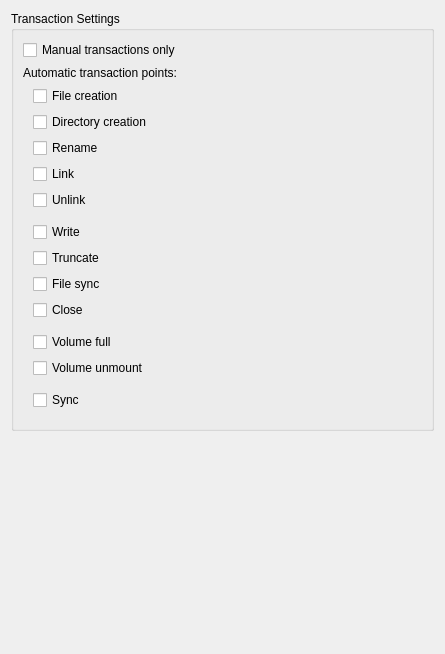
          <widget class="QWidget" name="scrollAreaWidgetContents_5">
           <property name="geometry">
            <rect>
             <x>0</x>
             <y>0</y>
             <width>445</width>
             <height>654</height>
            </rect>
           </property>
           <layout class="QVBoxLayout" name="verticalLayout_29">
            <item>
             <widget class="QGroupBox" name="gbTransactionPts">
              <property name="toolTip">
               <string>&lt;html&gt;&lt;head/&gt;&lt;body&gt;&lt;p&gt;&lt;span style=&quot; font-weight:600;&quot;&gt;What it means:&lt;/span&gt; These settings determine which events automatically trigger a transaction point by default; these transaction settings can be changed at run-time by the application. For an explanation of transaction points and automatic transaction points, see the Product Introduction in the Reliance Edge Developer's Guide.&lt;/p&gt;&lt;p&gt;&lt;span style=&quot; font-weight:600;&quot;&gt;Guidance:&lt;/span&gt; If you are unsure, the default automatic transaction events will work fine for most use cases. If your application causes too many transaction points (for example, if it is constantly opening and closing files, and the close automatic transaction point is enabled) then consider turning off the offending event. While there are times where it is useful to disable all transaction points (such as the system update use case), normally this is done at run-time when needed, rather than disabling all automatic transaction points all of the time.&lt;/p&gt;&lt;p&gt;A few notes on specific automatic transaction events:&lt;/p&gt;&lt;p&gt;• Write automatic transactions should usually be disabled. Committing a transaction point every time a file is written to is detrimental to performance and storage media lifetime.&lt;/p&gt;&lt;p&gt;• Volume full automatic transactions should usually be enabled. Reliance Edge can often avoid returning a disk full error by automatically transacting when free space is low; if these automatic transactions are disabled, disk full errors will be returned even when transacting would have freed enough space to have allowed the operation to succeed.&lt;/p&gt;&lt;p&gt;• Volume unmount automatic transactions should usually be enabled. If you unmount without transacting, any changes that have not been transacted are discarded. While this is occasionally a useful feature (it allows the file system to revert to the last committed state), usually a user does not want unmount to change the contents of the file system.&lt;/p&gt;&lt;/body&gt;&lt;/html&gt;</string>
              </property>
              <property name="title">
               <string>Transaction Settings</string>
              </property>
              <layout class="QVBoxLayout" name="verticalLayout_30">
               <item>
                <layout class="QHBoxLayout" name="hlayTransactManual">
                 <item>
                  <widget class="QCheckBox" name="cbTransactManual">
                   <property name="text">
                    <string>Manual transactions only</string>
                   </property>
                  </widget>
                 </item>
                 <item>
                  <widget class="WarningBtn" name="wbtnTransactManual" native="true">
                   <property name="sizePolicy">
                    <sizepolicy hsizetype="Fixed" vsizetype="Ignored">
                     <horstretch>0</horstretch>
                     <verstretch>0</verstretch>
                    </sizepolicy>
                   </property>
                   <property name="minimumSize">
                    <size>
                     <width>18</width>
                     <height>0</height>
                    </size>
                   </property>
                   <property name="maximumSize">
                    <size>
                     <width>18</width>
                     <height>16777215</height>
                    </size>
                   </property>
                  </widget>
                 </item>
                </layout>
               </item>
               <item>
                <widget class="QLabel" name="label_43">
                 <property name="text">
                  <string>Automatic transaction points:</string>
                 </property>
                </widget>
               </item>
               <item>
                <widget class="QFrame" name="frameAutomaticTransactions">
                 <layout class="QVBoxLayout" name="vlayTransactionPtsAuto">
                  <property name="leftMargin">
                   <number>10</number>
                  </property>
                  <property name="topMargin">
                   <number>0</number>
                  </property>
                  <item>
                   <widget class="QCheckBox" name="cbTransactFileCreate">
                    <property name="text">
                     <string>File creation</string>
                    </property>
                   </widget>
                  </item>
                  <item>
                   <widget class="QCheckBox" name="cbTransactDirCreate">
                    <property name="text">
                     <string>Directory creation</string>
                    </property>
                   </widget>
                  </item>
                  <item>
                   <widget class="QCheckBox" name="cbTransactRename">
                    <property name="text">
                     <string>Rename</string>
                    </property>
                   </widget>
                  </item>
                  <item>
                   <widget class="QCheckBox" name="cbTransactLink">
                    <property name="text">
                     <string>Link</string>
                    </property>
                   </widget>
                  </item>
                  <item>
                   <widget class="QCheckBox" name="cbTransactUnlink">
                    <property name="text">
                     <string>Unlink</string>
                    </property>
                   </widget>
                  </item>
                  <item>
                   <spacer name="verticalSpacer_9">
                    <property name="orientation">
                     <enum>Qt::Vertical</enum>
                    </property>
                    <property name="sizeType">
                     <enum>QSizePolicy::Fixed</enum>
                    </property>
                    <property name="sizeHint" stdset="0">
                     <size>
                      <width>20</width>
                      <height>6</height>
                     </size>
                    </property>
                   </spacer>
                  </item>
                  <item>
                   <widget class="QCheckBox" name="cbTransactWrite">
                    <property name="text">
                     <string>Write</string>
                    </property>
                   </widget>
                  </item>
                  <item>
                   <widget class="QCheckBox" name="cbTransactTruncate">
                    <property name="text">
                     <string>Truncate</string>
                    </property>
                   </widget>
                  </item>
                  <item>
                   <widget class="QCheckBox" name="cbTransactFSync">
                    <property name="text">
                     <string>File sync</string>
                    </property>
                   </widget>
                  </item>
                  <item>
                   <widget class="QCheckBox" name="cbTransactClose">
                    <property name="text">
                     <string>Close</string>
                    </property>
                   </widget>
                  </item>
                  <item>
                   <spacer name="verticalSpacer_7">
                    <property name="orientation">
                     <enum>Qt::Vertical</enum>
                    </property>
                    <property name="sizeType">
                     <enum>QSizePolicy::Fixed</enum>
                    </property>
                    <property name="sizeHint" stdset="0">
                     <size>
                      <width>20</width>
                      <height>6</height>
                     </size>
                    </property>
                   </spacer>
                  </item>
                  <item>
                   <layout class="QHBoxLayout" name="hlayTransactVolFull">
                    <item>
                     <widget class="QCheckBox" name="cbTransactVolFull">
                      <property name="text">
                       <string>Volume full</string>
                      </property>
                     </widget>
                    </item>
                    <item>
                     <widget class="WarningBtn" name="wbtnTransactVolFull" native="true">
                      <property name="sizePolicy">
                       <sizepolicy hsizetype="Fixed" vsizetype="Ignored">
                        <horstretch>0</horstretch>
                        <verstretch>0</verstretch>
                       </sizepolicy>
                      </property>
                      <property name="minimumSize">
                       <size>
                        <width>18</width>
                        <height>0</height>
                       </size>
                      </property>
                      <property name="maximumSize">
                       <size>
                        <width>18</width>
                        <height>16777215</height>
                       </size>
                      </property>
                     </widget>
                    </item>
                   </layout>
                  </item>
                  <item>
                   <widget class="QCheckBox" name="cbTransactVolUnmount">
                    <property name="text">
                     <string>Volume unmount</string>
                    </property>
                   </widget>
                  </item>
                  <item>
                   <spacer name="verticalSpacer_10">
                    <property name="orientation">
                     <enum>Qt::Vertical</enum>
                    </property>
                    <property name="sizeType">
                     <enum>QSizePolicy::Fixed</enum>
                    </property>
                    <property name="sizeHint" stdset="0">
                     <size>
                      <width>20</width>
                      <height>6</height>
                     </size>
                    </property>
                   </spacer>
                  </item>
                  <item>
                   <widget class="QCheckBox" name="cbTransactSync">
                    <property name="text">
                     <string>Sync</string>
                    </property>
                   </widget>
                  </item>
                 </layout>
                </widget>
               </item>
              </layout>
             </widget>
            </item>
            <item>
             <spacer name="verticalSpacer_6">
              <property name="orientation">
               <enum>Qt::Vertical</enum>
              </property>
              <property name="sizeHint" stdset="0">
               <size>
                <width>20</width>
                <height>40</height>
               </size>
              </property>
             </spacer>
            </item>
           </layout>
          </widget>
